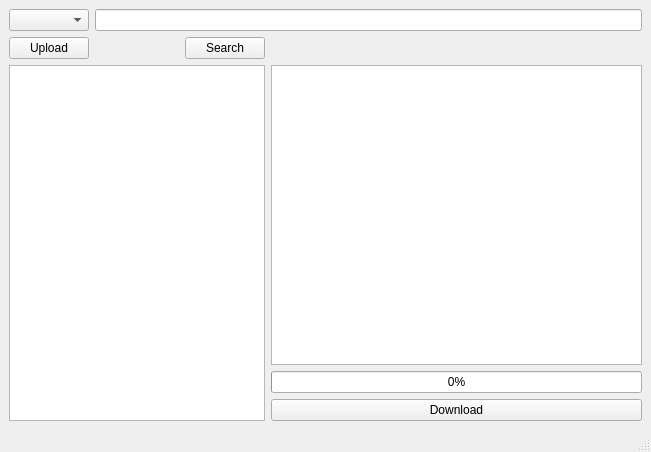
<?xml version="1.0" encoding="UTF-8"?>
<ui version="4.0">
 <class>MainWindow</class>
 <widget class="QMainWindow" name="MainWindow">
  <property name="geometry">
   <rect>
    <x>0</x>
    <y>0</y>
    <width>651</width>
    <height>452</height>
   </rect>
  </property>
  <property name="windowTitle">
   <string>MainWindow</string>
  </property>
  <widget class="QWidget" name="centralwidget">
   <layout class="QGridLayout" name="gridLayout">
    <item row="7" column="4">
     <widget class="QProgressBar" name="progressBar">
      <property name="value">
       <number>0</number>
      </property>
     </widget>
    </item>
    <item row="8" column="4">
     <widget class="QPushButton" name="download">
      <property name="text">
       <string>Download</string>
      </property>
     </widget>
    </item>
    <item row="0" column="1" colspan="4">
     <widget class="QLineEdit" name="quey">
      <property name="sizePolicy">
       <sizepolicy hsizetype="Expanding" vsizetype="Fixed">
        <horstretch>0</horstretch>
        <verstretch>0</verstretch>
       </sizepolicy>
      </property>
      <property name="placeholderText">
       <string extracomment="what to search"/>
      </property>
     </widget>
    </item>
    <item row="0" column="0">
     <widget class="QComboBox" name="selection"/>
    </item>
    <item row="6" column="0" rowspan="3" colspan="4">
     <widget class="QListWidget" name="imageList"/>
    </item>
    <item row="1" column="3">
     <widget class="QPushButton" name="search">
      <property name="text">
       <string>Search</string>
      </property>
     </widget>
    </item>
    <item row="6" column="4">
     <widget class="QTextBrowser" name="textBrowser"/>
    </item>
    <item row="1" column="0">
     <widget class="QPushButton" name="upload">
      <property name="text">
       <string>Upload</string>
      </property>
     </widget>
    </item>
   </layout>
  </widget>
  <widget class="QMenuBar" name="menubar">
   <property name="geometry">
    <rect>
     <x>0</x>
     <y>0</y>
     <width>651</width>
     <height>26</height>
    </rect>
   </property>
  </widget>
  <widget class="QStatusBar" name="statusbar"/>
 </widget>
 <resources/>
 <connections/>
</ui>
